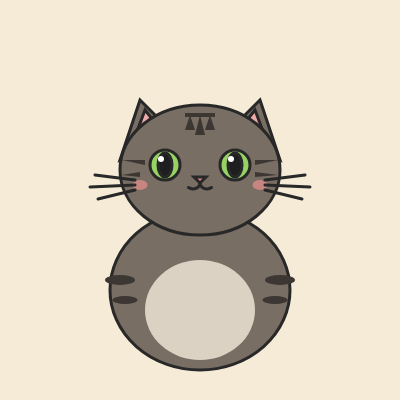
Frame 1 (no input)
Frame 60 (no input): identical to frame 1, image omitted
Frame 120 (the mouse pressed at the canvas centre since frame 60): identical to frame 1, image omitted

The p5.js sketch that drew this single still picture (run headless with seeded random() and noise() and a simulated clock; from frame 60 on, the mouse is pressed at the canvas centre):

// p5.js sketch
// ── sketch.js
function setup() {
  createCanvas(400, 400);
}

function draw() {
  // 背景颜色：温馨的浅黄色
  background(245, 235, 215);
  
  // 消除描边描边的粗糙感，设置平滑
  strokeWeight(3);
  stroke(40); // 深色描边
  
  // ==================== 1. 猫咪身体 ====================
  fill(120, 110, 100); // 狸花猫的灰色/棕灰色基调
  ellipse(200, 290, 180, 160); 
  
  // 肚皮（浅色）
  noStroke();
  fill(220, 210, 195);
  ellipse(200, 310, 110, 100);
  stroke(40);
  
  // ==================== 2. 猫耳朵 ====================
  // 左耳朵
  fill(120, 110, 100);
  triangle(120, 160, 140, 100, 175, 135);
  // 左耳内耳（粉色）
  fill(240, 170, 170);
  triangle(130, 150, 145, 110, 165, 135);
  
  // 右耳朵
  fill(120, 110, 100);
  triangle(280, 160, 260, 100, 225, 135);
  // 右耳内耳（粉色）
  fill(240, 170, 170);
  triangle(270, 150, 255, 110, 235, 135);
  
  // ==================== 3. 猫头 ====================
  fill(120, 110, 100);
  ellipse(200, 170, 160, 130); // 略扁的圆形显得可爱
  
  // ==================== 4. 狸花猫特色斑纹（深色） ====================
  fill(60, 55, 50); // 深色条纹颜色
  noStroke();
  
  // 额头“M”字斑纹
  triangle(200, 115, 195, 135, 205, 135); // 中间小尖
  triangle(190, 115, 185, 130, 195, 130); // 左小尖
  triangle(210, 115, 205, 130, 215, 130); // 右小尖
  rect(185, 113, 30, 4); // 连接线
  
  // 两侧脸颊的花纹
  triangle(122, 160, 145, 160, 145, 165); // 左脸颊纹1
  triangle(122, 175, 140, 172, 140, 177); // 左脸颊纹2
  triangle(278, 160, 255, 160, 255, 165); // 右脸颊纹1
  triangle(278, 175, 255, 172, 255, 177); // 右脸颊纹2
  
  // 身体上的条纹
  ellipse(120, 280, 30, 10);
  ellipse(125, 300, 25, 8);
  ellipse(280, 280, 30, 10);
  ellipse(275, 300, 25, 8);
  
  stroke(40); // 重新开启描边
  
  // ==================== 5. 眼睛（狸花猫经典的绿眼） ====================
  // 左眼珠
  fill(150, 210, 100); // 经典黄绿色
  ellipse(165, 165, 30, 30);
  // 右眼珠
  ellipse(235, 165, 30, 30);
  
  // 瞳孔（黑眼仁）与高光
  fill(30);
  ellipse(165, 165, 14, 24); // 略微收缩的猫瞳孔
  ellipse(235, 165, 14, 24);
  
  fill(255); // 眼睛高光
  noStroke();
  ellipse(161, 159, 6, 6);
  ellipse(231, 159, 6, 6);
  stroke(40);
  
  // ==================== 6. 鼻子与嘴巴 ====================
  // 粉色小鼻子
  fill(230, 130, 140);
  triangle(200, 183, 194, 177, 206, 177);
  
  // 嘴巴（人字嘴）
  noFill();
  arc(193, 183, 14, 12, 0, HALF_PI + QUARTER_PI);
  arc(207, 183, 14, 12, QUARTER_PI, PI);
  
  // 红润的小腮红
  noStroke();
  fill(255, 150, 150, 150);
  ellipse(140, 185, 15, 10);
  ellipse(260, 185, 15, 10);
  stroke(40);
  
  // ==================== 7. 猫胡须 ====================
  // 左边胡须
  line(135, 180, 95, 175);
  line(135, 185, 90, 187);
  line(135, 190, 98, 199);
  
  // 右边胡须
  line(265, 180, 305, 175);
  line(265, 185, 310, 187);
  line(265, 190, 302, 199);
}
